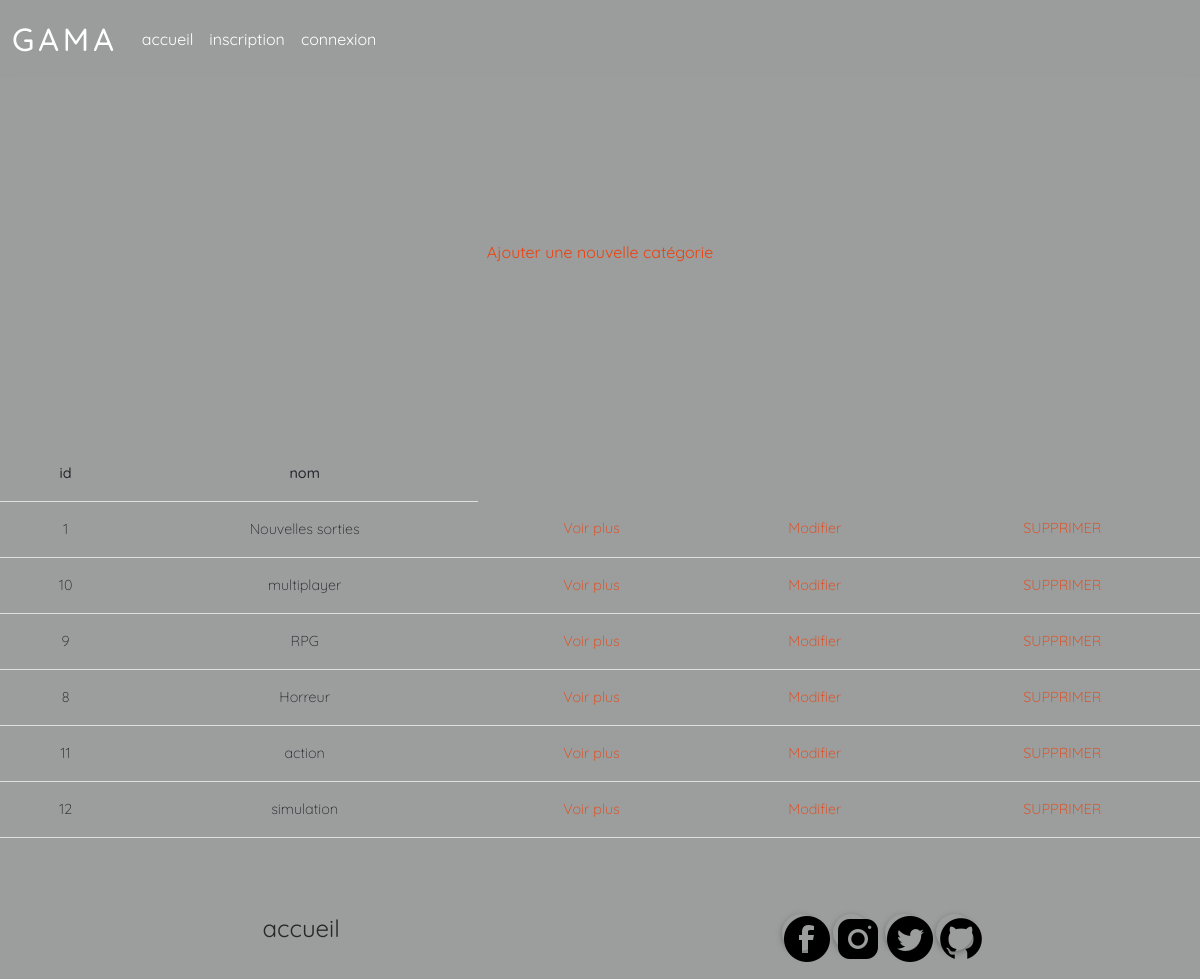
Page /admin-categorie.php on the committed database.
### tables this page shows
CREATE TABLE IF NOT EXISTS `categories` (
  `id` int(11) NOT NULL AUTO_INCREMENT,
  `nom` varchar(80) NOT NULL,
  PRIMARY KEY (`id`)
);

### admin-categorie.php (the view, shortened to what this page needs)
<?php
require('alldata/database.php');
$req_adm_cat = $pdo->prepare("SELECT * FROM categories");
$req_adm_cat->setFetchMode(PDO::FETCH_ASSOC);
$req_adm_cat->execute();
$res_adm_cat = $req_adm_cat->Fetchall();
?>
<!DOCTYPE html>
<html lang="en">
<head>
</head>
<body>
    <?php require_once('header.php'); ?>
<main class="marg">
<table class="table table-hover">
    <thead>
        <tr>
            <th scope="col">id</th>
            <th scope="col">nom</th>
        </tr>
    </thead>
    <tbody>
        <a href="add-categorie.php">Ajouter une nouvelle catégorie</a>
        <?php foreach ($res_adm_cat as $st) { ?>
        <tr>
            <td> <?= $st['id']; ?> </td>
            <td> <?= $st['nom']; ?> </td>
            <td> <?php echo '<a href="show-categorie.php?id='.$st['id'] . '">Voir plus</a>'; ?></td>
            <td> <?php echo '<a href="update-categorie.php?id='.$st['id'] . '">Modifier</a>'; ?></td>
            <td> <?php echo '<a href="delete-categorie.php?id='.$st['id'] . '">SUPPRIMER</a>'; ?></td>
        </tr>
        <?php }; ?>
    </tbody>
</table>
</main>
    <?php require_once('footer.php'); ?>
</body>
</html>

### header.php (shortened to what this page needs)
<?php
@$log = $_SESSION['logged'];
?>
<!DOCTYPE html>
<html lang="en">
<head>
    <link rel="stylesheet" href="css/mdb.min.css" />
    <link rel="stylesheet" href="css/pages.css" type="text/css"/>
    <link rel="stylesheet" href="css/navbar.css" type="text/css"/>
</head>
<body>
<header>
    <nav class="navbar navbar-expand-lg fixed-top navbar-scroll">
    <div class="container-fluid">
        <a class="navbar-brand" href="index.php">GAMA</a>
        <div class="collapse navbar-collapse" id="navbarSupportedContent">
        <ul class="navbar-nav me-auto">
            <li class="nav-item"><a class="nav-link active" aria-current="page" href="index.php">accueil</a></li>
        <?php if (!isset($log)) { ?>
            <li class="nav-item"><a class="nav-link" href="inscription.php">inscription</a></li>
            <li class="nav-item"><a class="nav-link" href="connexion.php">connexion</a></li>
        <?php } ?>
    </div>
    </div>
    </nav>
</header>
</body>
</html>

### footer.php (shortened to what this page needs)
<footer class="text-center text-black">
<div class="foot-contain">
<nav>
    <ul class="foot">
        <div class="foot-el1"><li><a href="index.php">accueil</a></li></div>
    </ul>
</nav>
<section class="mb-4">
    <a class="btn btn-floating m-1" href="https://www.facebook.com/" role="button" data-mdb-ripple-color="dark">
        <img src="img/facebook.png" alt="Facebook"/>
    </a>
      <a class="btn btn-floating m-1" href="https://www.instagram.com/" role="button" data-mdb-ripple-color="dark">
        <img src="img/insta.png" alt="Instagram">
    </a>
    <a class="btn btn-floating m-1" href="https://twitter.com/" role="button" data-mdb-ripple-color="dark">
        <img src="img/twi.png" alt="Twitter">
    </a>
    <a class="btn btn-floating m-1" href="https://github.com/anna-hayoun/blog/" role="button" data-mdb-ripple-color="dark">
        <img src="img/github.png" alt="Github">
    </a>
</section>
</div>
</footer>

### css/pages.css (style rules this page uses)
* { margin: 0px; padding: 0px; font-family: 'Quicksand', sans-serif, Arial, Helvetica, sans-serif; }
.mb-4 { margin-top: 1%; }
.foot-contain { display: flex; flex-direction: row; justify-content: space-around; }
footer { margin-top: 5%; font-size: 150%; }
.foot { display: flex; flex-direction: row; margin-top: 10%; }
.foot-el1 { margin-left: 10%; }
footer a { color: #272727; }
.marg { margin-top: 20%; }
ul, li { list-style: none; }
a { color: rgb(238, 65, 13); }
.table { margin-top: 15%; }
body { -webkit-font-smoothing: antialiased; -moz-osx-font-smoothing: grayscale; background-color: #9b9e9d; text-align: center; }

### css/navbar.css (style rules this page uses)
.navbar { backdrop-filter: blur(5px); background-color: rgba(153, 153, 153, 0.15); }
.navbar a { color: #fff; }
.navbar-brand { letter-spacing: 4px; font-size: 2rem; font-weight: 500; }
.navbar-scroll { box-shadow: none; }

### rows in the picture
categories: id "1", nom "Nouvelles sorties"
categories: id "10", nom "multiplayer"
categories: id "9", nom "RPG"
categories: id "8", nom "Horreur"
categories: id "11", nom "action"
categories: id "12", nom "simulation"
